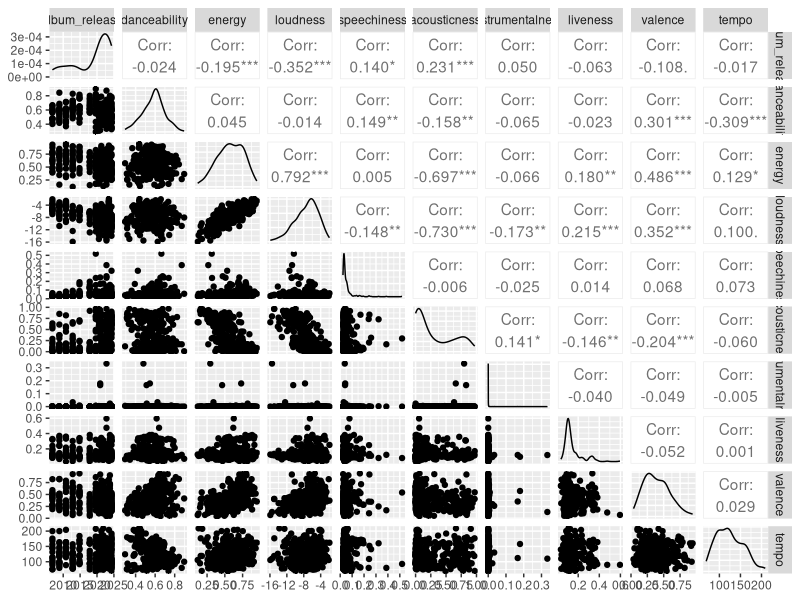
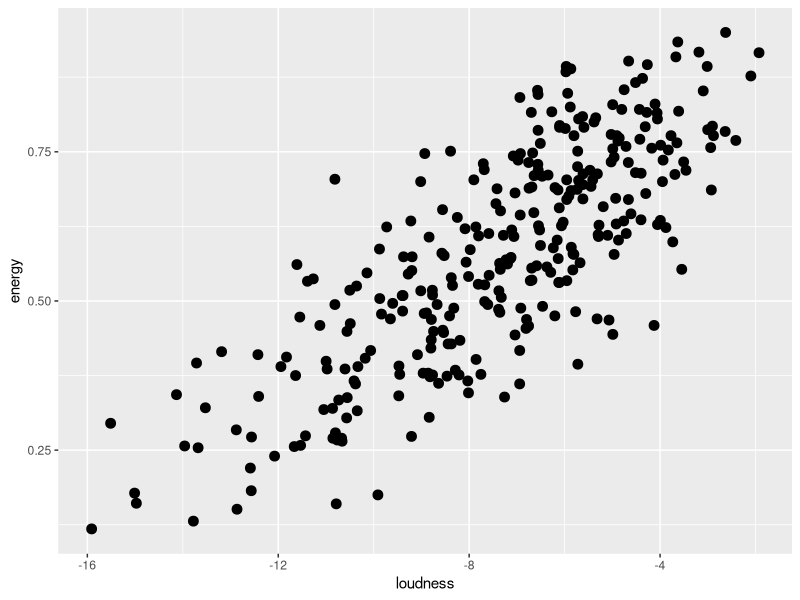
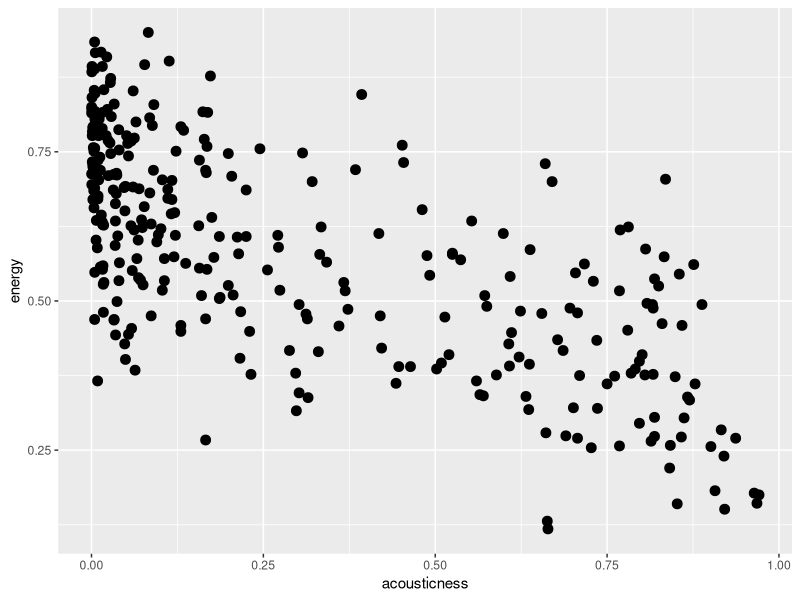

The R script that drew these images, in order: (Note: this script raises an error after producing the figures.)
## ---- chunk 1
#| label: packages

library(tidyverse)
## ---- chunk 2
# example: addition/subtraction/multiplication/division

193 + 45
2050 - 2025
50/250 * 100

# activity: assign the variable my_age as the current year minus your year of birth. 
## ---- chunk 3
# vector
# c(..., recursive = FALSE, use.names = TRUE)
x <- c(1:225)
class(x)

# matrix
# matrix(data, nrow, ncol, byrow, dimnames)
y <- matrix(1:225, nrow=15, ncol=15, byrow = FALSE)
class(y)

# logical
# testing each variable in the vector and outputting TRUE or FALSE
over100 <- x>100
table(over100)
## ---- chunk 4

# create vector called "homeworlds" and assign it the value "homeworld" from the starwars data set
homeworlds <- starwars$homeworld

# how many worlds are there? hint: use the unique() function
unique(homeworlds)

# is there a world called "Ohio"? how would you test this with code?
table(homeworlds == "Ohio")

# How many characters live on Naboo?
table(homeworlds == "Naboo")

starwars |> filter(homeworld == "Naboo") |> count(homeworld, .drop = FALSE)

# Who lives on Naboo? (hint use the "name" variable in the starwars data and the "which" function)
unique(starwars$name[homeworlds == "Naboo"])
which(homeworlds == "Naboo")
starwars$name[which(homeworlds == "Naboo")]
## ---- chunk 5

# import data frame into R. What do you need to know? 
# 1) Where are you? What is your working directory
# 2) Where is the file you're wanting to import?
# 3) What is the path between the file and your working directory?

taylor <- read_csv(file = "activities/a/taylorswift.csv") #personal dir
#taylor <- read_csv(file = "../classwork02/taylorswift.csv") #github dir

# what is the "class" of the object taylor?
class(taylor)

# what types of data are in the object taylor?
glimpse(taylor)
as.data.frame(map_chr(taylor, class))

# change the "key_mode" from class "character" to class "factor"
taylor$key_mode <- factor(taylor$key_mode)

# How many albums are in the data set & how many songs on each album?
taylor |> count(album_name)
## ---- chunk 6
#library(taylor) #we may need, maybe not
#taylor <- taylor_all_songs

# pick what features of the data you want to explore
colnames(taylor)

# create a matrix of those features
mat <- taylor[,c(2,5,6,8,10,11,12,13,14,15)]

# evaluate the correlation matrix
mat |> GGally::ggpairs()

# Which values show a positive correlation? Which values show a negative correlation?
ggplot(taylor, aes(x=loudness, y=energy)) + geom_point(size=3)
ggplot(taylor, aes(x=acousticness, y=energy)) + geom_point(size=3)

ggplot(taylor, aes(x=loudness, y=energy, color = album_name)) + geom_point(size=3) + scale_color_albums() + facet_wrap(~album_name)

ggplot(taylor, aes(x=acousticness, y=energy, color = album_name)) + geom_point(size=3) + scale_color_albums() + facet_wrap(~album_name)
